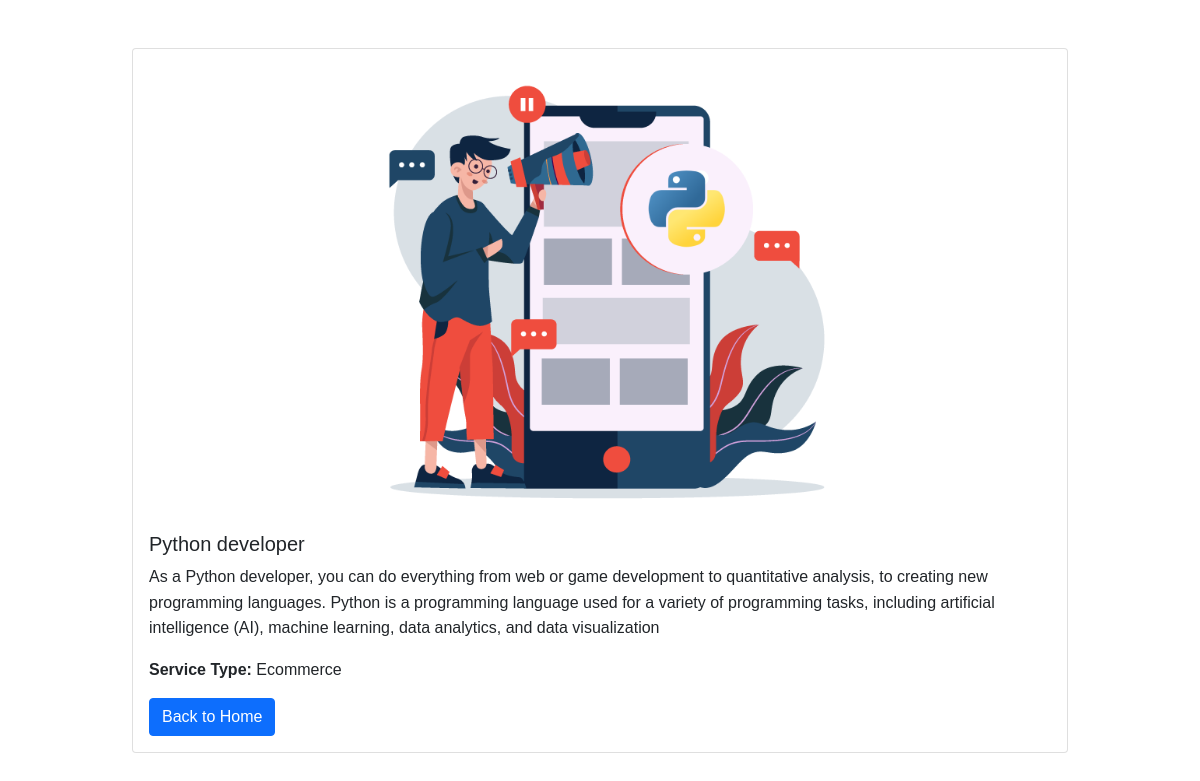
The page /studies/3/ on the database its author committed.
### AsymmetricApp/models.py (models this page shows, shortened)
class CaseStudiesDatas(models.Model):
    SERVICE_CHOICES = [
        ('Branding', 'Branding'),
        ('Digital', 'Digital'),
        ('Ecommerce', 'Ecommerce'),
        ('Print', 'Print'),
    ]
    title = models.CharField(max_length=66)
    image = models.ImageField(upload_to='case_studies/')
    details = models.TextField()
    service_type = models.CharField(max_length=10, choices=SERVICE_CHOICES, default='Branding')

### AsymmetricApp/views.py (the view)
# urls.py: path('studies/<int:study_id>/', views.study_detail, name='study_detail'),
def study_detail(request, study_id):
    try:
        case_study = CaseStudiesDatas.objects.get(id=study_id)
    except CaseStudiesDatas.DoesNotExist:
        raise Http404("Case study not found")
    return render(request, 'case_studies_view.html', {'case_study': case_study})

### templates/case_studies_view.html (shortened to what this page needs)
<!DOCTYPE html>
{% load static %}
<html lang="en">
<head>
    <link href="https://cdn.jsdelivr.net/npm/bootstrap@5.0.2/dist/css/bootstrap.min.css" rel="stylesheet">
    <link rel="stylesheet" href="{% static 'styles.css' %}">
</head>
<body>
    <div class="container mt-5">
        <div class="card" style="width: 100%;">
            <img src="{{ case_study.image.url }}" class="card-img-top" alt="{{ case_study.title }}">
            <div class="card-body">
                <h5 class="card-title">{{ case_study.title }}</h5>
                <p class="card-text">{{ case_study.details }}</p>
                <p class="card-text"><strong>Service Type:</strong> {{ case_study.service_type }}</p>
                <a href="{% url 'home' %}" class="btn btn-primary">Back to Home</a>
            </div>
        </div>
    </div>
</body>
</html>

### static/styles.css (style rules this page uses)
body { font-family: Arial, sans-serif; line-height: 1.6; }
a { text-decoration: none; color: #333; }
img { border-radius: 8px; }
.container { width: 80%; margin: 0 auto; }

### templates/case_studies_view.html (style rules this page uses)
.card-img-top { max-width: 50%; height: auto; display: block; margin: 0 auto; }

### rows shown on the page
CaseStudiesDatas: image (picture), title "Python developer", details "As a Python developer, you can do everything from web or game development to quantitative analysis, to creating new programming languages. Python is a programming language used for a variety of programming tasks, including artificial intelligence (AI), machine learning, data analytics, and data visualization", service_type "Ecommerce"
